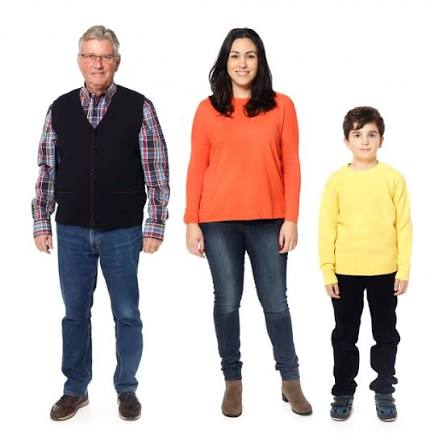
#> input picture Ej5/personas.jpg, 447 x 447 px
$ python detectorRostro.py
#> lines starting #> are read from the running program, lines starting #| are printed output that depends on the picture; after the words box and inside, x2 and y2 are one past the last pixel; in counts of white or black regions, pixels touching at a corner belong together
import cv2
import numpy as np

faceClassif = cv2.CascadeClassifier('haarcascade_frontalface_default.xml')

image = cv2.imread('personas.jpg')
#> image is the input picture: shape (447, 447, 3); mean B, G, R 184, 188.8, 200.2
gray = cv2.cvtColor(image, cv2.COLOR_BGR2GRAY)
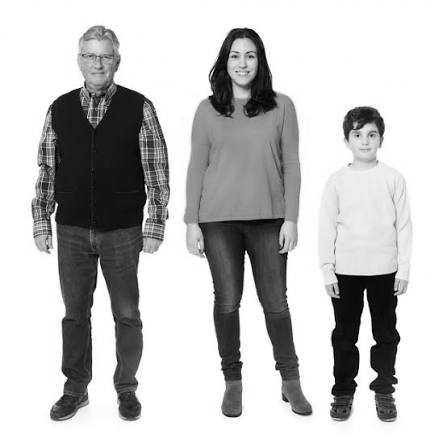
#> gray: shape (447, 447); min 0, max 255, mean 191.7

faces = faceClassif.detectMultiScale(gray,
	scaleFactor=1.2,
	minNeighbors=5,
	minSize=(30,30),
	maxSize=(200,200))
#> faces = [[221, 38, 45, 45], [75, 39, 45, 45], [342, 117, 48, 48]]

for (x,y,w,h) in faces:
	cv2.rectangle(image,(x,y),(x+w,y+h),(0,255,0),2)
#> this loop made 3 passes
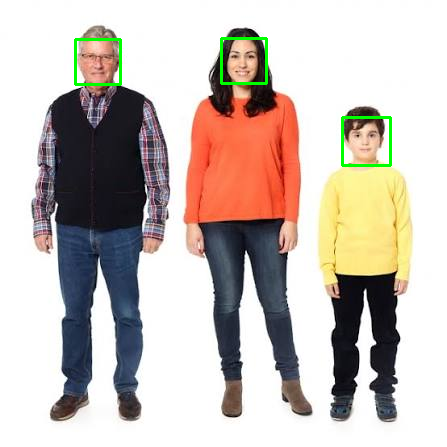
#> image: shape (447, 447, 3); 0.82% of pixels changed, all inside (x1, y1, x2, y2) = (74, 37, 392, 167)

cv2.imshow('image',image)
cv2.waitKey(0)
cv2.destroyAllWindows()
